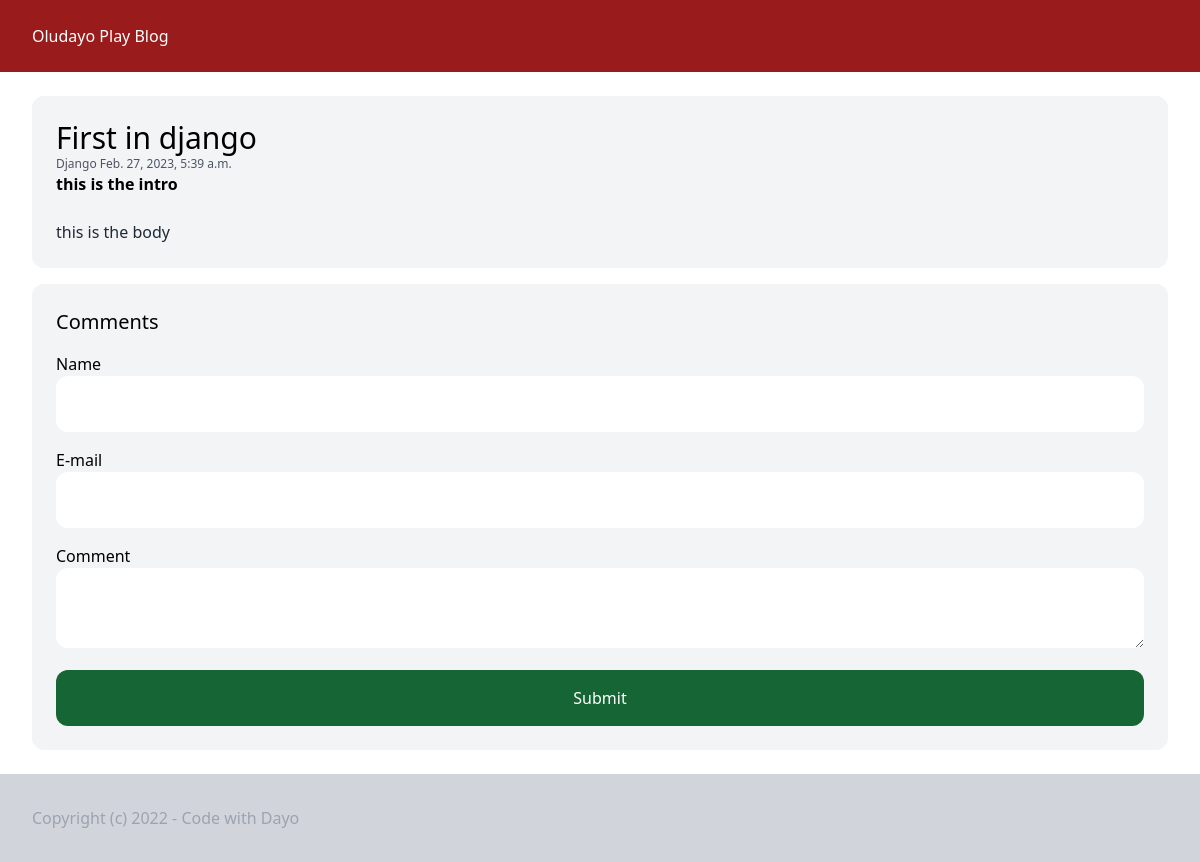
/first-in-django/, run on the app's committed database.
### post/models.py (models this page shows, shortened)
class Post(models.Model):
    category = models.ForeignKey(Category, related_name='posts', on_delete=models.CASCADE)
    title = models.CharField(max_length=255)
    slug = models.SlugField(max_length=255)
    intro = models.TextField()
    body = models.TextField()
    created_at = models.DateTimeField(auto_now_add=True)
    class Meta:
        ordering = ('-created_at',)

class Category(models.Model):
    title = models.CharField(max_length=255)

### post/views.py (the view, shortened to what this page needs)
# urls.py: path('<slug:slug>/', views.post_detail, name='post_detail'),
def post_detail(request, slug):
    post = get_object_or_404(Post, slug=slug)
    return render(request, 'post/detail.html', {'post': post})

### templates/post/detail.html (shortened to what this page needs)
{% extends 'post/base.html' %}
{% block content %}
      <article class="p-6 bg-gray-100 rounded-xl">
          <h2 class="text-3xl">{{ post.title }}</h2>
      <span class="text-sm block text-xs text-gray-600">
     <a href="{% url 'category_detail' post.category.id  %}">{{ post.category.title }}</a>
          {{ post.created_at }}
      </span>
      <p class="mb-6 font-semibold ">{{ post.intro }}</p>
    <p class="text-gray-800">
        {{ post.body }}
    </p>
      </article>
    <div class="mt-4 p-6 bg-gray-100 rounded-xl">
    <h3 class="text-xl">Comments</h3>
    <form method="post" action="." class="space-y-4">
        <div>
            <label>Name</label><br>
            <input type="text" name="name"  class="w-full py-4 px-6 rounded-xl bg-white">
        </div>
        <div>
            <label>E-mail</label><br>
            <input type="email" name="email" class="w-full py-4 px-6 rounded-xl bg-white">
        </div>
         <div>
            <label>Comment</label><br>
            <textarea name="comment" class="w-full py-4 px-6 rounded-xl bg-white"></textarea>
        </div>
        <div>
            <button class="w-full py-4 px-6 rounded-xl bg-green-800 text-white"> Submit</button>
        </div>
    </form>
    </div>
{% endblock content %}

### data on the page
Post: title "First in django", category "Django", created_at "Feb. 27, 2023, 5:39 a.m.", intro "this is the intro", body "this is the body"
